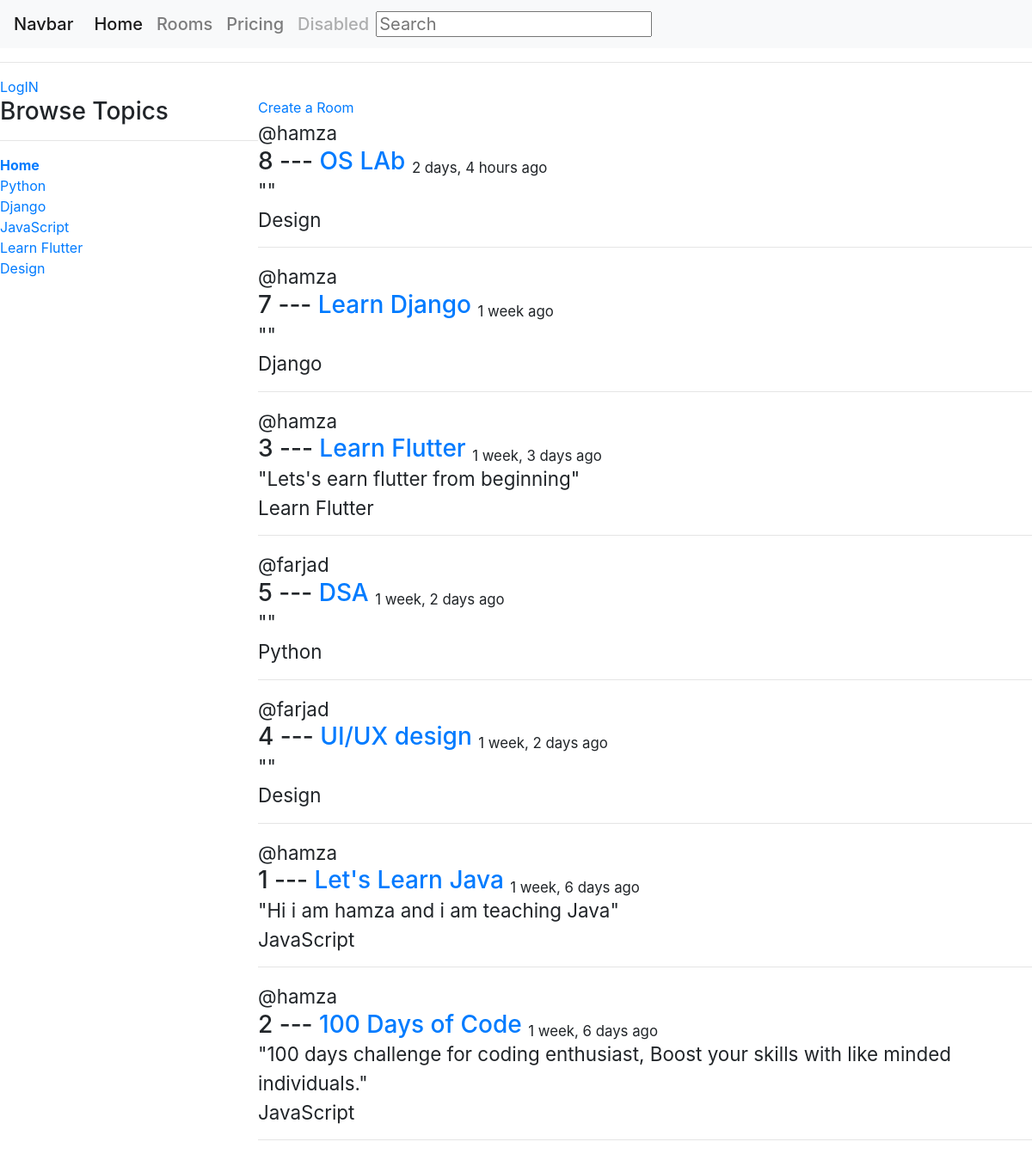
Before: / with the older database file.
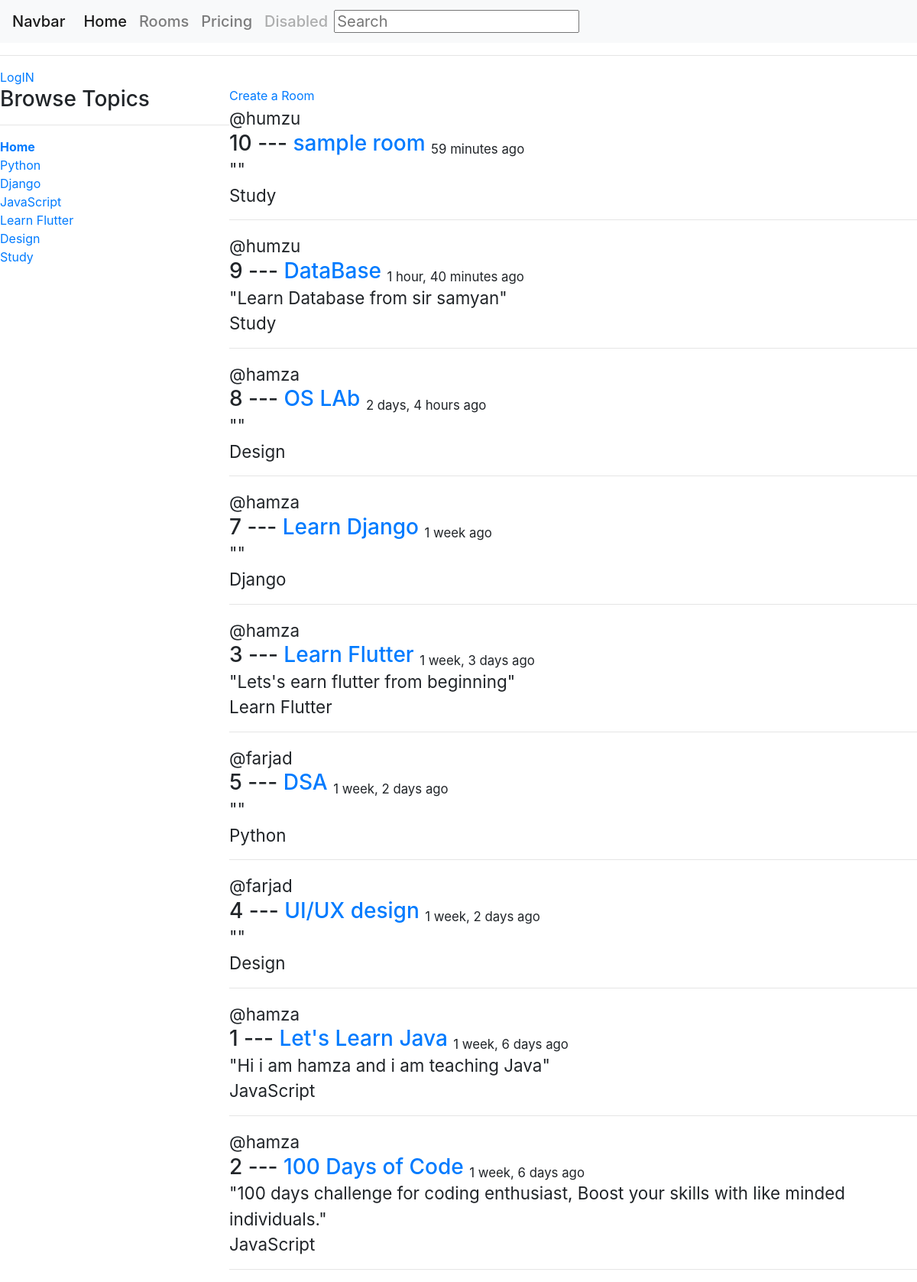
After: the same page with the newer database file.
### base/models.py (models this page shows, shortened)
class Topic(models.Model):
    name = models.TextField(max_length=100)
    def __str__(self):
        return self.name

class Room(models.Model):
    name = models.CharField(max_length=50)
    description = models.TextField(null = True, blank = True)   #  setting to null means that it will be blank in the database if not filled out at runtime otherwise the data basebase will consider it as missing data   # blank means that it is not required to be filled out at runtime
    host = models.ForeignKey(User, on_delete =  models.SET_NULL, null = True)   # when the user is deleted then all its rooms are delete as well
    topic = models.ForeignKey(Topic, on_delete =  models.SET_NULL, null = True)   # when the topic is deleted then all the rooms of that topic will be deleted as well
    updated = models.DateTimeField(auto_now=True)  # auto_now will update the time whenever the room is updated
    created = models.DateTimeField(auto_now_add=True)  # auto_now_add will update the time only when the room is created for the first time
    class Meta:
        ordering = ['-updated','-created']   # here we are ordering the rooms according to the most recent updated and created room in the list..     The ( - ) sign means to update according to most recent....

### base/views.py (the view)
# urls.py: path('', views.home, name='home'), # the path() function takes 3 arguments: 1st is the url, 2nd is the view function, 3rd is the name of the url  #  the name is optional, but it is good to use it
def home(request):
    q = request.GET.get('q') if( request.GET.get('q') != None) else ''  # getting the query from the search bar and if it is not there then set it to empty string
    rooms = Room.objects.filter(
        Q(topic__name__icontains=q) | # filter if the q is in the topic name(q will be entered by user through SearchBar)
        Q(name__icontains =q)   |      # OR   q entered by user through SEarchBar is included in the name of room
        Q(description__icontains =q))
    topics = Topic.objects.all()
    context = { 'rooms': rooms,'topics':topics}
    return render(request, 'base/home.html', context    )   #  we passed the rooms named dictionary to the home.html page ..  The first 'rooms' is the variable name that we will use in the html page and the second 'rooms' is the dictionary name that we created above(the dictionary that we are passing on by render function to the home.html page)

### base/templates/base/home.html (shortened to what this page needs)
  <!doctype html>
  <html lang="en">
    <head>
      <link rel="stylesheet" href="https://cdn.jsdelivr.net/npm/bootstrap@4.4.1/dist/css/bootstrap.min.css">
    </head>
    <body>
      <h5>{% include "navbar.html" %}</h5>
      <hr>
      {% if request.user.is_authenticated%}
          <a href = {% url 'UserLogout' %} >LogOut</a>
      {%else%}
          <a href = {% url 'UserLogin' %} >LogIN</a>
      {%endif%}
     <div class ="mainbody">
      <div class = "sideBar">
        <h3> Browse Topics</h3>
        <hr>
        <a href ="{% url 'home'%}"> <strong>Home</strong></a>
        {% for topic in topics %}
        <div>
         <a href = "{% url 'home' %}?q={{topic.name}}">{{topic.name}}</a>
        </div>
        {% endfor %}
      </div>
      <div>
        <a href= "{% url 'create-room'%}">Create a Room</a>
        {% for room in rooms %}
        <h3>
          <small> @{{room.host.username}}</small>   {% comment %} here we are printing the username of the host of the room {% endcomment %}
          <div>{{room.id}} <span> --- </span> <a href= "{% url 'room' room.id%} ">{{room.name}} </a>
            <small><sub>{{room.created|timesince}} ago</sub></small>
            <br>
            <small>"{{room.description}}"</small></div>
          <small> {{room.topic}} </small>
          <hr>
          {%endfor%}
        </h3>
      </div>
     </div>
    </body>
  </html>

### Templates/navBar.html (shortened to what this page needs)
<nav class="navbar navbar-expand-lg navbar-light bg-light">
    <a class="navbar-brand" href="#">Navbar</a>
    <div class="collapse navbar-collapse" id="navbarNav">
      <ul class="navbar-nav">
        <li class="nav-item active">
          <a class="nav-link" href="#">Home <span class="sr-only">(current)</span></a>
        </li>
        <li class="nav-item">
          <a class="nav-link" href="">Rooms</a>
        </li>
        <li class="nav-item">
          <a class="nav-link" href="#">Pricing</a>
        </li>
        <li class="nav-item">
          <a class="nav-link disabled" href="#" tabindex="-1" aria-disabled="true">Disabled</a>
        </li>
      </ul>
      <Form  method="GET" action ="{% url 'home' %}"> {% comment %}  this is the form to search for rooms, we get the value of the input and send it to the home view {% endcomment %}
        <input type="text" name="q" placeholder="Search"> {% comment %} here the user will type the name of the room he wants to search for which is "q" in the home view, we get 'q' from here and send it to the home view {% endcomment %}
        </Form>
    </div>
  </nav>

### base/templates/base/home.html (style rules this page uses)
.mainbody { display:grid; grid-template-columns:1fr 3fr; }

Changed rows visible on the page:
added Topic: name "Study"
added Room: host.username "humzu", id "10", name "sample room", created "59 minutes", topic "Study"
added Room: host.username "humzu", id "9", name "DataBase", created "1 hour, 40 minutes", description "Learn Database from sir samyan", topic "Study"
